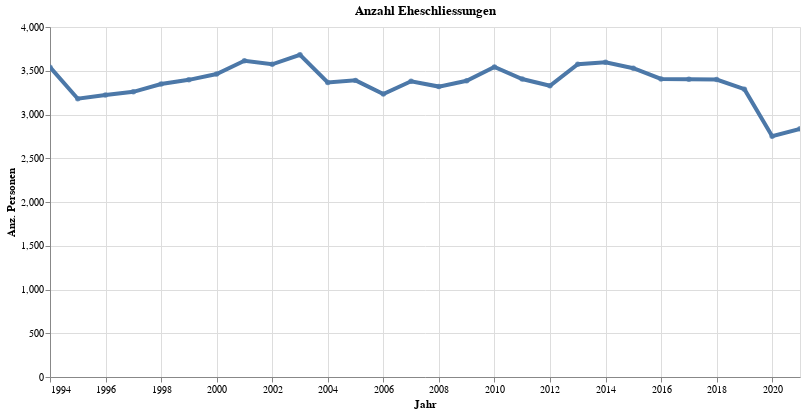

Notebook source saved alongside this figure:
### Code cell
myTitle="Anzahl Eheschliessungen"

highlight = alt.selection(type='single', on='mouseover',
                          fields=['StichtagDatJahr_str'], nearest=True)
#x='date:StichtagDatJahr',
base = alt.Chart(myAgg.reset_index().query('sum_AnzSchl>1'), title=myTitle).encode(
    x=alt.X('StichtagDatJahr', axis=alt.Axis(title='Jahr'))# , axis=alt.Axis(format='%', title='percentage')
    , y=alt.X('sum_AnzSchl', axis=alt.Axis(title='Anz. Personen'))
    #, color=alt.Color('AlterV05Kurz', legend=alt.Legend(title="Altersgruppen", orient="right"))  
    ,tooltip=['StichtagDatJahr', 'sum_AnzSchl', 'sum_AnzSche']    
)
points = base.mark_circle().encode(
    opacity=alt.value(0.75)
).add_selection(
    highlight
).properties(
    width=750 , height=350
)
lines = base.mark_line().encode(
    size=alt.condition(~highlight, alt.value(0.5), alt.value(4))
).interactive()

lines + points

### Figure 1 — Vega-Lite specification as saved in the notebook (floating-point values rounded to 4 significant figures)
{"config": {"view": {"continuousWidth": 400, "continuousHeight": 300}}, "layer": [{"mark": "line", "encoding": {"size": {"condition": {"value": 0.5, "selection": {"not": "selector007"}}, "value": 4}, "tooltip": [{"type": "temporal", "field": "StichtagDatJahr"}, {"type": "quantitative", "field": "sum_AnzSchl"}, {"type": "quantitative", "field": "sum_AnzSche"}], "x": {"type": "temporal", "axis": {"title": "Jahr"}, "field": "StichtagDatJahr"}, "y": {"type": "quantitative", "axis": {"title": "Anz. Personen"}, "field": "sum_AnzSchl"}}, "selection": {"selector008": {"type": "interval", "bind": "scales", "encodings": ["x", "y"]}}, "title": "Anzahl Eheschliessungen"}, {"mark": "circle", "encoding": {"opacity": {"value": 0.75}, "tooltip": [{"type": "temporal", "field": "StichtagDatJahr"}, {"type": "quantitative", "field": "sum_AnzSchl"}, {"type": "quantitative", "field": "sum_AnzSche"}], "x": {"type": "temporal", "axis": {"title": "Jahr"}, "field": "StichtagDatJahr"}, "y": {"type": "quantitative", "axis": {"title": "Anz. Personen"}, "field": "sum_AnzSchl"}}, "height": 350, "selection": {"selector007": {"type": "single", "on": "mouseover", "fields": ["StichtagDatJahr_str"], "nearest": true}}, "title": "Anzahl Eheschliessungen", "width": 750}], "data": {"name": "data-01587961923b8d722c2509d68329db43"}, "$schema": "https://vega.github.io/schema/vega-lite/v4.8.1.json", "datasets": {"data-01587961923b8d722c2509d68329db43": [{"StichtagDatJahr": "1994-01-01T00:00:00", "sum_AnzSchl": 3541, "sum_AnzSche": 1455}, {"StichtagDatJahr": "1995-01-01T00:00:00", "sum_AnzSchl": 3180, "sum_AnzSche": 1488}, {"StichtagDatJahr": "1996-01-01T00:00:00", "sum_AnzSchl": 3222, "sum_AnzSche": 1553}, {"StichtagDatJahr": "1997-01-01T00:00:00", "sum_AnzSchl": 3259, "sum_AnzSche": 1557}, {"StichtagDatJahr": "1998-01-01T00:00:00", "sum_AnzSchl": 3348, "sum_AnzSche": 1637}, {"StichtagDatJahr": "1999-01-01T00:00:00", "sum_AnzSchl": 3396, "sum_AnzSche": 1628}, {"StichtagDatJahr": "2000-01-01T00:00:00", "sum_AnzSchl": 3463, "sum_AnzSche": 1140}, {"StichtagDatJahr": "2001-01-01T00:00:00", "sum_AnzSchl": 3614, "sum_AnzSche": 1107}, {"StichtagDatJahr": "2002-01-01T00:00:00", "sum_AnzSchl": 3574, "sum_AnzSche": 1673}, {"StichtagDatJahr": "2003-01-01T00:00:00", "sum_AnzSchl": 3683, "sum_AnzSche": 1545}, {"StichtagDatJahr": "2004-01-01T00:00:00", "sum_AnzSchl": 3367, "sum_AnzSche": 1581}, {"StichtagDatJahr": "2005-01-01T00:00:00", "sum_AnzSchl": 3390, "sum_AnzSche": 1856}, {"StichtagDatJahr": "2006-01-01T00:00:00", "sum_AnzSchl": 3234, "sum_AnzSche": 1790}, {"StichtagDatJahr": "2007-01-01T00:00:00", "sum_AnzSchl": 3380, "sum_AnzSche": 1643}, {"StichtagDatJahr": "2008-01-01T00:00:00", "sum_AnzSchl": 3319, "sum_AnzSche": 1587}, {"StichtagDatJahr": "2009-01-01T00:00:00", "sum_AnzSchl": 3385, "sum_AnzSche": 1780}, {"StichtagDatJahr": "2010-01-01T00:00:00", "sum_AnzSchl": 3543, "sum_AnzSche": 1991}, {"StichtagDatJahr": "2011-01-01T00:00:00", "sum_AnzSchl": 3405, "sum_AnzSche": 1544}, {"StichtagDatJahr": "2012-01-01T00:00:00", "sum_AnzSchl": 3328, "sum_AnzSche": 1373}, {"StichtagDatJahr": "2013-01-01T00:00:00", "sum_AnzSchl": 3575, "sum_AnzSche": 1488}, {"StichtagDatJahr": "2014-01-01T00:00:00", "sum_AnzSchl": 3597, "sum_AnzSche": 1334}, {"StichtagDatJahr": "2015-01-01T00:00:00", "sum_AnzSchl": 3529, "sum_AnzSche": 1297}, {"StichtagDatJahr": "2016-01-01T00:00:00", "sum_AnzSchl": 3406, "sum_AnzSche": 1276}, {"StichtagDatJahr": "2017-01-01T00:00:00", "sum_AnzSchl": 3404, "sum_AnzSche": 1251}, {"StichtagDatJahr": "2018-01-01T00:00:00", "sum_AnzSchl": 3399, "sum_AnzSche": 1241}, {"StichtagDatJahr": "2019-01-01T00:00:00", "sum_AnzSchl": 3289, "sum_AnzSche": 1305}, {"StichtagDatJahr": "2020-01-01T00:00:00", "sum_AnzSchl": 2751, "sum_AnzSche": 1158}, {"StichtagDatJahr": "2021-01-01T00:00:00", "sum_AnzSchl": 2836, "sum_AnzSche": 1140}]}}
